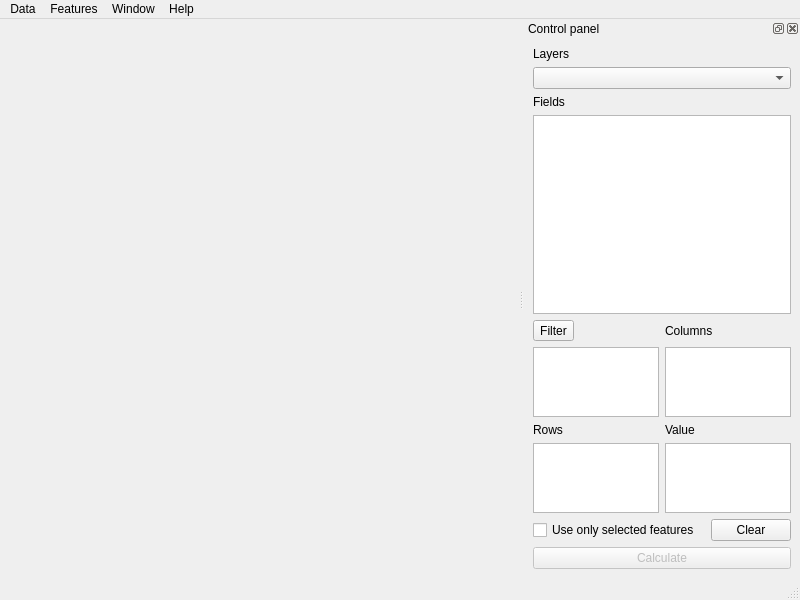
<?xml version="1.0" encoding="UTF-8"?>
<ui version="4.0">
 <class>GroupStats</class>
 <widget class="QMainWindow" name="GroupStats">
  <property name="geometry">
   <rect>
    <x>0</x>
    <y>0</y>
    <width>800</width>
    <height>600</height>
   </rect>
  </property>
  <property name="windowTitle">
   <string>Group Stats</string>
  </property>
  <property name="locale">
   <locale language="English" country="UnitedKingdom"/>
  </property>
  <widget class="QWidget" name="centralwidget">
   <layout class="QHBoxLayout" name="horizontalLayout"/>
  </widget>
  <widget class="QMenuBar" name="menubar">
   <property name="geometry">
    <rect>
     <x>0</x>
     <y>0</y>
     <width>800</width>
     <height>20</height>
    </rect>
   </property>
   <widget class="QMenu" name="menuData">
    <property name="title">
     <string>Data</string>
    </property>
    <addaction name="actionKopiuj"/>
    <addaction name="actionKopiujZaznaczone"/>
    <addaction name="actionZapiszCSV"/>
    <addaction name="actionZapiszCSVZaznaczone"/>
   </widget>
   <widget class="QMenu" name="menuView">
    <property name="title">
     <string>Window</string>
    </property>
    <addaction name="actionPokazPanel"/>
   </widget>
   <widget class="QMenu" name="menuHelp">
    <property name="title">
     <string>Help</string>
    </property>
    <addaction name="actionTutorial"/>
   </widget>
   <widget class="QMenu" name="menuFeatures">
    <property name="title">
     <string>Features</string>
    </property>
    <addaction name="actionPokazNaMapie"/>
    <addaction name="actionPolaczZaznaczoneObiekty"/>
   </widget>
   <addaction name="menuData"/>
   <addaction name="menuFeatures"/>
   <addaction name="menuView"/>
   <addaction name="menuHelp"/>
  </widget>
  <widget class="QStatusBar" name="statusbar"/>
  <widget class="QDockWidget" name="panelSterowania">
   <property name="enabled">
    <bool>true</bool>
   </property>
   <property name="sizePolicy">
    <sizepolicy hsizetype="Preferred" vsizetype="Preferred">
     <horstretch>0</horstretch>
     <verstretch>0</verstretch>
    </sizepolicy>
   </property>
   <property name="minimumSize">
    <size>
     <width>276</width>
     <height>543</height>
    </size>
   </property>
   <property name="accessibleName">
    <string/>
   </property>
   <property name="windowTitle">
    <string>Control panel</string>
   </property>
   <attribute name="dockWidgetArea">
    <number>2</number>
   </attribute>
   <widget class="QWidget" name="dockWidgetContents">
    <layout class="QVBoxLayout" name="verticalLayout_2">
     <item>
      <layout class="QVBoxLayout" name="verticalLayout" stretch="0,0,0,2,1">
       <item>
        <widget class="QLabel" name="label_6">
         <property name="sizePolicy">
          <sizepolicy hsizetype="Minimum" vsizetype="Preferred">
           <horstretch>0</horstretch>
           <verstretch>0</verstretch>
          </sizepolicy>
         </property>
         <property name="text">
          <string>Layers</string>
         </property>
        </widget>
       </item>
       <item>
        <widget class="QComboBox" name="warstwa">
         <property name="sizePolicy">
          <sizepolicy hsizetype="Minimum" vsizetype="Fixed">
           <horstretch>0</horstretch>
           <verstretch>0</verstretch>
          </sizepolicy>
         </property>
        </widget>
       </item>
       <item>
        <widget class="QLabel" name="label">
         <property name="sizePolicy">
          <sizepolicy hsizetype="Minimum" vsizetype="Preferred">
           <horstretch>0</horstretch>
           <verstretch>0</verstretch>
          </sizepolicy>
         </property>
         <property name="text">
          <string>Fields</string>
         </property>
        </widget>
       </item>
       <item>
        <widget class="QListView" name="listaPol">
         <property name="sizePolicy">
          <sizepolicy hsizetype="Minimum" vsizetype="Minimum">
           <horstretch>0</horstretch>
           <verstretch>0</verstretch>
          </sizepolicy>
         </property>
         <property name="minimumSize">
          <size>
           <width>0</width>
           <height>0</height>
          </size>
         </property>
         <property name="toolTip">
          <string>&lt;!DOCTYPE HTML PUBLIC &quot;-//W3C//DTD HTML 4.0//EN&quot; &quot;http://www.w3.org/TR/REC-html40/strict.dtd&quot;&gt;
&lt;html&gt;&lt;head&gt;&lt;meta name=&quot;qrichtext&quot; content=&quot;1&quot; /&gt;&lt;style type=&quot;text/css&quot;&gt;
p, li { white-space: pre-wrap; }
&lt;/style&gt;&lt;/head&gt;&lt;body style=&quot; font-family:'Tahoma'; font-size:8.25pt; font-weight:400; font-style:normal;&quot;&gt;
&lt;p style=&quot; margin-top:0px; margin-bottom:0px; margin-left:0px; margin-right:0px; -qt-block-indent:0; text-indent:0px;&quot;&gt;Drag field and drop it into 'Columns', 'Rows' or 'Value' area.&lt;/p&gt;&lt;/body&gt;&lt;/html&gt;</string>
         </property>
         <property name="dragEnabled">
          <bool>true</bool>
         </property>
         <property name="selectionMode">
          <enum>QAbstractItemView::ExtendedSelection</enum>
         </property>
        </widget>
       </item>
       <item>
        <layout class="QGridLayout" name="gridLayout_2">
         <item row="3" column="1">
          <widget class="QListView" name="wartosci">
           <property name="sizePolicy">
            <sizepolicy hsizetype="Maximum" vsizetype="Maximum">
             <horstretch>0</horstretch>
             <verstretch>0</verstretch>
            </sizepolicy>
           </property>
           <property name="minimumSize">
            <size>
             <width>0</width>
             <height>0</height>
            </size>
           </property>
           <property name="toolTip">
            <string>&lt;!DOCTYPE HTML PUBLIC &quot;-//W3C//DTD HTML 4.0//EN&quot; &quot;http://www.w3.org/TR/REC-html40/strict.dtd&quot;&gt;
&lt;html&gt;&lt;head&gt;&lt;meta name=&quot;qrichtext&quot; content=&quot;1&quot; /&gt;&lt;style type=&quot;text/css&quot;&gt;
p, li { white-space: pre-wrap; }
&lt;/style&gt;&lt;/head&gt;&lt;body style=&quot; font-family:'Tahoma'; font-size:8.25pt; font-weight:400; font-style:normal;&quot;&gt;
&lt;p style=&quot; margin-top:0px; margin-bottom:0px; margin-left:0px; margin-right:0px; -qt-block-indent:0; text-indent:0px;&quot;&gt;&lt;span style=&quot; font-size:8pt;&quot;&gt;Drop numerical attribute or geometry for calculations.&lt;/span&gt;&lt;/p&gt;
&lt;p style=&quot; margin-top:0px; margin-bottom:0px; margin-left:0px; margin-right:0px; -qt-block-indent:0; text-indent:0px;&quot;&gt;&lt;span style=&quot; font-size:8pt;&quot;&gt;Drop function &lt;/span&gt;&lt;a name=&quot;result_box&quot;&gt;&lt;/a&gt;if it is not in the rows/columns area.&lt;/p&gt;&lt;/body&gt;&lt;/html&gt;</string>
           </property>
           <property name="dragEnabled">
            <bool>true</bool>
           </property>
           <property name="selectionMode">
            <enum>QAbstractItemView::ExtendedSelection</enum>
           </property>
          </widget>
         </item>
         <item row="1" column="1">
          <widget class="QListView" name="kolumny">
           <property name="sizePolicy">
            <sizepolicy hsizetype="Maximum" vsizetype="Maximum">
             <horstretch>0</horstretch>
             <verstretch>0</verstretch>
            </sizepolicy>
           </property>
           <property name="minimumSize">
            <size>
             <width>0</width>
             <height>0</height>
            </size>
           </property>
           <property name="toolTip">
            <string>&lt;!DOCTYPE HTML PUBLIC &quot;-//W3C//DTD HTML 4.0//EN&quot; &quot;http://www.w3.org/TR/REC-html40/strict.dtd&quot;&gt;
&lt;html&gt;&lt;head&gt;&lt;meta name=&quot;qrichtext&quot; content=&quot;1&quot; /&gt;&lt;style type=&quot;text/css&quot;&gt;
p, li { white-space: pre-wrap; }
&lt;/style&gt;&lt;/head&gt;&lt;body style=&quot; font-family:'Tahoma'; font-size:8.25pt; font-weight:400; font-style:normal;&quot;&gt;
&lt;p style=&quot; margin-top:0px; margin-bottom:0px; margin-left:0px; margin-right:0px; -qt-block-indent:0; text-indent:0px;&quot;&gt;&lt;span style=&quot; font-size:8pt;&quot;&gt;Drop atrributes or/and functions for columns.&lt;/span&gt;&lt;/p&gt;&lt;/body&gt;&lt;/html&gt;</string>
           </property>
           <property name="dragEnabled">
            <bool>true</bool>
           </property>
           <property name="selectionMode">
            <enum>QAbstractItemView::ExtendedSelection</enum>
           </property>
          </widget>
         </item>
         <item row="3" column="0">
          <widget class="QListView" name="wiersze">
           <property name="sizePolicy">
            <sizepolicy hsizetype="Maximum" vsizetype="Maximum">
             <horstretch>0</horstretch>
             <verstretch>0</verstretch>
            </sizepolicy>
           </property>
           <property name="minimumSize">
            <size>
             <width>0</width>
             <height>0</height>
            </size>
           </property>
           <property name="toolTip">
            <string>&lt;!DOCTYPE HTML PUBLIC &quot;-//W3C//DTD HTML 4.0//EN&quot; &quot;http://www.w3.org/TR/REC-html40/strict.dtd&quot;&gt;
&lt;html&gt;&lt;head&gt;&lt;meta name=&quot;qrichtext&quot; content=&quot;1&quot; /&gt;&lt;style type=&quot;text/css&quot;&gt;
p, li { white-space: pre-wrap; }
&lt;/style&gt;&lt;/head&gt;&lt;body style=&quot; font-family:'Tahoma'; font-size:8.25pt; font-weight:400; font-style:normal;&quot;&gt;
&lt;p style=&quot; margin-top:0px; margin-bottom:0px; margin-left:0px; margin-right:0px; -qt-block-indent:0; text-indent:0px;&quot;&gt;&lt;span style=&quot; font-size:8pt;&quot;&gt;Drop atrributes or/and functions for rows.&lt;/span&gt;&lt;/p&gt;&lt;/body&gt;&lt;/html&gt;</string>
           </property>
           <property name="dragEnabled">
            <bool>true</bool>
           </property>
           <property name="selectionMode">
            <enum>QAbstractItemView::ExtendedSelection</enum>
           </property>
          </widget>
         </item>
         <item row="0" column="1">
          <widget class="QLabel" name="label_3">
           <property name="sizePolicy">
            <sizepolicy hsizetype="Maximum" vsizetype="Preferred">
             <horstretch>0</horstretch>
             <verstretch>0</verstretch>
            </sizepolicy>
           </property>
           <property name="text">
            <string>Columns</string>
           </property>
          </widget>
         </item>
         <item row="2" column="0">
          <widget class="QLabel" name="label_4">
           <property name="sizePolicy">
            <sizepolicy hsizetype="Maximum" vsizetype="Preferred">
             <horstretch>0</horstretch>
             <verstretch>0</verstretch>
            </sizepolicy>
           </property>
           <property name="text">
            <string>Rows</string>
           </property>
          </widget>
         </item>
         <item row="2" column="1">
          <widget class="QLabel" name="label_5">
           <property name="sizePolicy">
            <sizepolicy hsizetype="Maximum" vsizetype="Preferred">
             <horstretch>0</horstretch>
             <verstretch>0</verstretch>
            </sizepolicy>
           </property>
           <property name="text">
            <string>Value</string>
           </property>
          </widget>
         </item>
         <item row="1" column="0">
          <widget class="QPlainTextEdit" name="filtr">
           <property name="sizePolicy">
            <sizepolicy hsizetype="Maximum" vsizetype="Maximum">
             <horstretch>0</horstretch>
             <verstretch>0</verstretch>
            </sizepolicy>
           </property>
           <property name="minimumSize">
            <size>
             <width>0</width>
             <height>0</height>
            </size>
           </property>
           <property name="documentTitle">
            <string notr="true"/>
           </property>
           <property name="readOnly">
            <bool>false</bool>
           </property>
           <property name="plainText">
            <string notr="true"/>
           </property>
           <property name="textInteractionFlags">
            <set>Qt::TextEditorInteraction</set>
           </property>
          </widget>
         </item>
         <item row="0" column="0">
          <widget class="QToolButton" name="filtrButton">
           <property name="sizePolicy">
            <sizepolicy hsizetype="Maximum" vsizetype="Fixed">
             <horstretch>0</horstretch>
             <verstretch>0</verstretch>
            </sizepolicy>
           </property>
           <property name="text">
            <string>Filter</string>
           </property>
          </widget>
         </item>
        </layout>
       </item>
      </layout>
     </item>
     <item>
      <layout class="QHBoxLayout" name="horizontalLayout_2">
       <item>
        <widget class="QCheckBox" name="tylkoZaznaczone">
         <property name="enabled">
          <bool>true</bool>
         </property>
         <property name="sizePolicy">
          <sizepolicy hsizetype="Maximum" vsizetype="Fixed">
           <horstretch>0</horstretch>
           <verstretch>0</verstretch>
          </sizepolicy>
         </property>
         <property name="text">
          <string>Use only selected features</string>
         </property>
        </widget>
       </item>
       <item>
        <spacer name="horizontalSpacer">
         <property name="orientation">
          <enum>Qt::Horizontal</enum>
         </property>
         <property name="sizeType">
          <enum>QSizePolicy::Expanding</enum>
         </property>
         <property name="sizeHint" stdset="0">
          <size>
           <width>0</width>
           <height>20</height>
          </size>
         </property>
        </spacer>
       </item>
       <item>
        <widget class="QPushButton" name="wyczysc">
         <property name="sizePolicy">
          <sizepolicy hsizetype="Maximum" vsizetype="Fixed">
           <horstretch>0</horstretch>
           <verstretch>0</verstretch>
          </sizepolicy>
         </property>
         <property name="text">
          <string>Clear</string>
         </property>
        </widget>
       </item>
      </layout>
     </item>
     <item>
      <widget class="QPushButton" name="oblicz">
       <property name="enabled">
        <bool>false</bool>
       </property>
       <property name="sizePolicy">
        <sizepolicy hsizetype="Minimum" vsizetype="Fixed">
         <horstretch>0</horstretch>
         <verstretch>0</verstretch>
        </sizepolicy>
       </property>
       <property name="text">
        <string>Calculate</string>
       </property>
      </widget>
     </item>
    </layout>
   </widget>
  </widget>
  <action name="actionKopiuj">
   <property name="text">
    <string>Copy all to clipboard</string>
   </property>
  </action>
  <action name="actionZapiszCSV">
   <property name="enabled">
    <bool>true</bool>
   </property>
   <property name="text">
    <string>Save all to CSV file</string>
   </property>
  </action>
  <action name="actionPokazPanel">
   <property name="text">
    <string>Show Control panel</string>
   </property>
  </action>
  <action name="actionKopiujZaznaczone">
   <property name="enabled">
    <bool>true</bool>
   </property>
   <property name="text">
    <string>Copy selected to clipboard</string>
   </property>
  </action>
  <action name="actionZapiszCSVZaznaczone">
   <property name="enabled">
    <bool>true</bool>
   </property>
   <property name="text">
    <string>Save selected to CSV file</string>
   </property>
  </action>
  <action name="actionPokazNaMapie">
   <property name="enabled">
    <bool>true</bool>
   </property>
   <property name="text">
    <string>Show selected on map</string>
   </property>
  </action>
  <action name="actionTutorial">
   <property name="text">
    <string>Tutorial</string>
   </property>
  </action>
  <action name="actionPolaczZaznaczoneObiekty">
   <property name="enabled">
    <bool>false</bool>
   </property>
   <property name="text">
    <string>Join selected features</string>
   </property>
  </action>
 </widget>
 <resources>
  <include location="resources.qrc"/>
 </resources>
 <connections/>
</ui>
